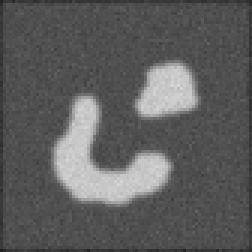
#> input picture app-math-tr/level/twoObj.bmp, 84 x 84 px (shown 3 times larger)
$ python active4.py
#> lines starting #> are read from the running program, lines starting #| are printed output that depends on the picture
import matplotlib.pyplot as plt
import numpy as np
import scipy.signal as signal
import scipy.ndimage as image
import time
from scipy import ndimage

def bwdist(a):
    """
    this is an intermediary function, 'a' has only True, False vals,
    so we convert them into 0, 1 values -- in reverse. True is 0,
    False is 1, distance_transform_edt wants it that way.
    """
    b = np.ones(a.shape)
    b[a==True] = 0.
    return ndimage.distance_transform_edt(b)

def gauss_kern():
    """ Returns a normalized 2D gauss kernel array for convolutions """
    h1 = 15
    h2 = 15
    x, y = np.mgrid[0:h2, 0:h1]
    x = x-h2/2
    y = y-h1/2
    sigma = 1.5
    g = np.exp( -( x**2 + y**2 ) / (2*sigma**2) );
    return g / g.sum()

Img = plt.imread("twoObj.bmp")
#> Img is the input picture: shape (84, 84); min 34, max 214, mean 93.8
Img = Img[::-1]
g = gauss_kern()
Img_smooth = signal.convolve(Img,g,mode='same')
Iy,Ix=np.gradient(Img_smooth)
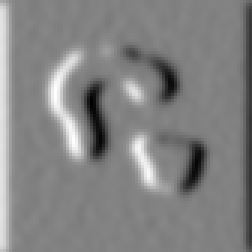
#> Ix: shape (84, 84) float64 (shown 3 times larger); min -26.57, max 25.55, mean 0.3; drawn with min black and max white
absGradI=np.sqrt(Ix**2+Iy**2);
rows, cols = Img.shape
#> rows = 84; cols = 84

# initial function phi - level set is a square 4 pixels
# away from borders on each side, in 3D it looks like an empty
# box
c0=4
w=4
nrow, ncol=Img.shape
#> nrow = 84; ncol = 84
phi=c0*np.ones((nrow,ncol))
phi[w+1:-w-1, w+1:-w-1]=-c0

# edge-stopping function
g = 1 / (1+absGradI**2)
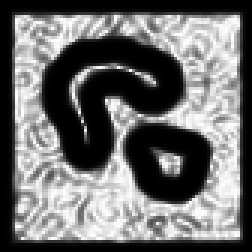
#> g: shape (84, 84) float64 (shown 3 times larger); min 0.0014, max 1, mean 0.434

# gradient of edge-stopping function
gy,gx = np.gradient(g)
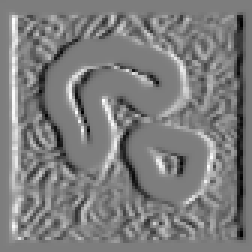
#> gx: shape (84, 84) float64 (shown 3 times larger); min -0.471, max 0.486, mean 7.83e-06; drawn with min black and max white

# gradient descent step size
#dt=.4
dt=1.

# number of iterations after which we reinitialize the surface
num_reinit=10

phiOld=np.zeros((rows,cols))

# number of iterations after which we reinitialize the surface
iter=0

plt.ion()

#while np.sum(np.sum(np.abs(phi-phiOld))) != 0:
while True:
    # gradient of phi
    gradPhiY, gradPhiX = np.gradient(phi)
    # magnitude of gradient of phi
    absGradPhi=np.sqrt(gradPhiX**2+gradPhiY**2)
    # normalized gradient of phi - eliminating singularities
    normGradPhiX=gradPhiX/(absGradPhi+(absGradPhi==0))
    normGradPhiY=gradPhiY/(absGradPhi+(absGradPhi==0))

    divYnormGradPhiX, divXnormGradPhiX=np.gradient(normGradPhiX)
    divYnormGradPhiY, divXnormGradPhiY=np.gradient(normGradPhiY)

    # curvature is the divergence of normalized gradient of phi
    K = divXnormGradPhiX + divYnormGradPhiY
    tmp1 = g * K * absGradPhi
    tmp2 = g * absGradPhi
    tmp3 = gx * gradPhiX + gy*gradPhiY
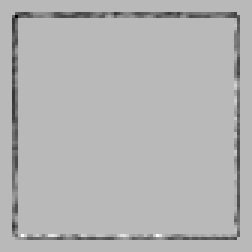
#> tmp3: shape (84, 84) float64 (shown 3 times larger); min -2.71, max 1.01, mean -0.0803; drawn with min black and max white
    dPhiBydT =tmp1 + tmp2 + tmp3
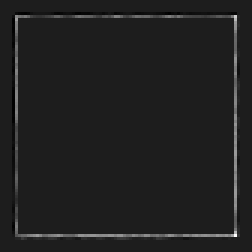
#> dPhiBydT: shape (84, 84) float64 (shown 3 times larger); min -1.41, max 10.77, mean 0.148; drawn with min black and max white
    #dPhiBydT = K * absGradPhi

    phiOld=phi
    # level set evolution equation
    phi = phi + ( dt * dPhiBydT )
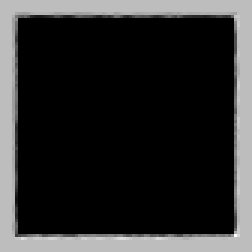
#> phi: shape (84, 84) float64 (shown 3 times larger); min -4, max 6.77, mean -2.06; drawn with min black and max white
    iter=iter+1
    if np.mod(iter,num_reinit)==0:
        # reinitialize the embedding function
        # after num_reinit iterations
        phi=np.sign(phi)
        phi = (phi > 0) * (bwdist(phi < 0)) - \
            (phi < 0) * (bwdist(phi > 0))

    if np.mod(iter,10)==0:
        time.sleep(0.6)
        plt.imshow(Img, cmap='gray')
        plt.hold(True)
        CS = plt.contour(phi,0, colors='r')
        plt.draw()
        plt.hold(False)
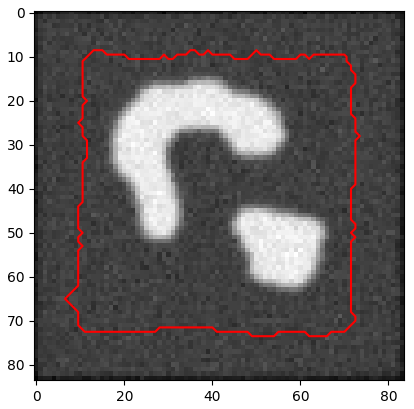
#> figure drawn by matplotlib, 1 panel
